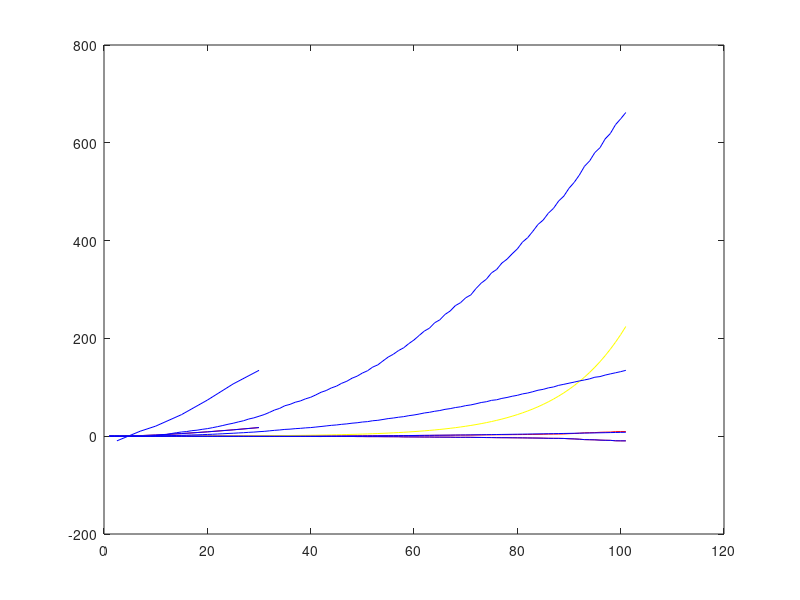

MATLAB code for this plot:
Fd1 = inline('a*x+b', 'x', 'a', 'b');
Fd2 = inline('a*x.^2+b*x+c', 'x', 'a', 'b', 'c');
Fd3 = inline('a*x.^3+b*x.^2+c*x+d', 'x', 'a', 'b', 'c', 'd');

Y00 = [0.0 0.0 0.0 0.0 0.0 0.0 0.0 0.0 0.0 0.0 0.0 0.0 0.0 0.0 0.0 0.0 0.0 0.0 0.0 0.0 0.0 0.0 0.0 0.0 0.0 0.0 0.0 0.0 0.0 0.0 0.0 0.0 0.0 0.0 0.0 0.0 0.0 0.0 0.0 0.0 0.0 0.0 0.0 0.0 0.0 0.0 0.0 0.0 0.0 0.0 0.0 0.0 0.0 0.0 0.0 0.0 0.0 0.0 0.0 0.0 0.0 0.0 0.0 0.0 0.0 0.0 0.0 0.0 0.0 0.0 0.0 0.0 0.0 0.0 0.0 0.0 0.0 0.0 0.0 0.0 0.0 0.0 0.0 0.0 0.0 0.0 0.0 0.0 0.0 0.0 0.0 0.0 0.0 0.0 0.0 0.0 0.0 0.0 0.0 0.0 0.0];
Y07 = [0.0 0.0 0.0 0.0 0.0 0.0 0.0 0.0 0.0 0.0 0.0 0.11 0.11 0.15 0.19 0.19 0.22 0.22 0.26 0.26 0.3 0.34 0.38 0.41 0.45 0.49 0.53 0.57 0.6 0.64 0.72 0.76 0.83 0.91 0.98 1.02 1.1 1.14 1.21 1.25 1.33 1.4 1.44 1.52 1.59 1.67 1.74 1.86 1.9 2.01 2.09 2.2 2.28 2.39 2.5 2.58 2.69 2.81 2.92 3.04 3.19 3.34 3.42 3.57 3.68 3.83 3.95 4.1 4.21 4.4 4.52 4.67 4.86 4.97 5.16 5.28 5.51 5.62 5.81 5.92 6.15 6.27 6.49 6.72 6.87 7.06 7.22 7.48 7.63 7.86 8.05 8.28 8.55 8.7 8.93 9.12 9.38 9.53 9.76 9.95 10.18];
Y10 = [0.0 0.0 0.0 0.0 0.0 0.0 0.0 0.0 0.0 0.0 0.0 0.11 0.19 0.22 0.26 0.3 0.38 0.41 0.45 0.49 0.57 0.64 0.72 0.79 0.83 0.95 0.98 1.1 1.17 1.29 1.4 1.52 1.67 1.78 1.93 2.05 2.16 2.24 2.39 2.47 2.62 2.77 2.92 3.07 3.19 3.38 3.49 3.68 3.8 4.02 4.14 4.4 4.52 4.78 5.05 5.2 5.43 5.58 5.89 6.08 6.38 6.65 6.84 7.18 7.41 7.67 7.9 8.24 8.47 8.77 9.04 9.38 9.72 9.95 10.33 10.56 10.98 11.21 11.59 11.85 12.27 12.54 12.95 13.41 13.68 14.13 14.44 14.89 15.2 15.65 16.03 16.49 16.98 17.36 17.82 18.16 18.69 19.03 19.49 19.87 20.6];
Y15 = [0.0 0.0 0.0 0.0 0.0 0.0 0.0 0.0 0.0 0.11 0.15 0.22 0.38 0.45 0.57 0.64 0.76 0.83 0.95 1.06 1.21 1.36 1.48 1.67 1.78 1.97 2.16 2.39 2.54 2.77 2.96 3.26 3.57 3.83 4.18 4.33 4.59 4.82 5.13 5.32 5.66 6.0 6.19 6.53 6.8 7.18 7.48 7.86 8.17 8.58 8.89 9.38 9.65 10.18 10.75 11.05 11.55 11.93 12.54 12.92 13.56 14.17 14.59 15.27 15.69 16.34 16.83 17.55 17.97 18.69 19.15 19.91 21.0 21.5 22.4 22.9 23.7 24.3 25.1 25.6 26.5 27.1 28.0 28.9 29.6 30.6 31.2 32.2 32.9 33.9 34.7 35.7 36.7 37.6 38.7 39.5 40.6 41.3 42.4 43.2 44.1];
Y20 = [0.0 0.0 0.0 0.0 0.0 0.0 0.0 0.0 0.0 0.19 0.22 0.38 0.6 0.79 0.95 1.06 1.29 1.4 1.63 1.78 2.01 2.28 2.5 2.81 3.04 3.34 3.61 3.99 4.25 4.67 5.05 5.51 6.08 6.42 7.03 7.29 7.79 8.09 8.58 8.93 9.5 10.07 10.48 11.09 11.43 12.12 12.57 13.26 13.71 14.44 14.97 15.8 16.22 17.13 17.97 18.62 19.41 20.4 21.4 22.1 23.1 24.3 24.9 26.1 26.9 28.1 28.9 30.1 30.9 32.0 32.8 34.1 35.3 36.3 37.6 38.4 39.9 40.8 42.1 43.1 44.6 45.6 47.0 48.6 49.7 51.3 52.3 54.0 55.2 56.8 58.2 59.9 61.8 63.0 64.7 66.0 67.9 69.1 71.0 72.3 73.8];
Y25 = [0.0 0.0 0.0 0.0 0.0 0.0 0.0 0.0 0.11 0.26 0.3 0.57 0.87 1.14 1.4 1.55 1.9 2.05 2.35 2.66 3.0 3.38 3.68 4.14 4.48 4.94 5.32 5.89 6.3 6.91 7.41 8.13 8.96 9.53 10.33 10.83 11.51 11.97 12.65 13.11 13.98 14.82 15.31 16.26 16.87 17.82 18.43 19.41 20.4 21.5 22.2 23.5 24.2 25.5 26.9 27.7 28.9 29.9 31.3 32.4 33.9 35.5 36.5 38.2 39.3 41.0 42.1 44.0 45.1 46.8 48.0 49.7 51.6 52.8 54.9 55.9 58.0 59.3 61.3 62.7 64.9 66.3 68.5 70.8 72.2 74.6 76.2 78.5 80.2 82.7 84.7 87.2 89.7 91.6 94.2 95.8 98.3 100.3 103.0 104.7 106.9];
Y30 = [0.0 0.0 0.0 0.0 0.0 0.0 0.0 0.0 0.11 0.3 0.41 0.72 1.17 1.52 1.86 2.09 2.54 2.77 3.19 3.57 3.99 4.52 5.01 5.58 6.04 6.68 7.18 7.9 8.43 9.27 9.91 10.94 11.97 12.76 13.9 14.44 15.42 16.07 17.02 17.63 18.73 19.83 21.0 22.2 23.0 24.3 25.2 26.6 27.5 29.0 29.8 31.6 32.5 34.2 36.0 37.2 38.8 40.0 42.0 43.4 45.3 47.5 48.9 51.0 52.5 54.9 56.4 58.6 60.1 62.5 64.0 66.3 68.9 70.5 73.3 74.5 77.3 79.2 81.7 83.6 86.5 88.3 91.0 94.0 95.8 98.8 100.7 104.0 106.1 108.4 110.6 113.0 115.0 117.3 120.6 121.9 125.0 127.4 129.7 132.0 134.7];
Y15OnScreen = [0.0 0.11 0.11 0.11 0.11 0.11 0.11 0.19 0.41 1.36 1.82 3.23 5.39 7.1 8.58 9.53 11.32 12.27 14.06 15.46 17.44 19.57 21.9 24.4 26.5 29.2 31.6 35.1 37.5 40.8 44.2 48.6 53.5 56.9 62.3 65.1 69.4 72.1 76.4 79.6 84.5 89.8 93.4 98.7 102.4 108.2 112.4 118.6 122.8 129.1 133.8 141.3 145.9 154.0 161.8 167.6 175.1 180.8 189.4 196.8 206.0 215.0 221.0 232.0 238.0 249.0 256.0 267.0 273.0 283.0 289.0 302.0 313.0 321.0 334.0 341.0 354.0 362.0 373.0 383.0 397.0 406.0 419.0 433.0 442.0 456.0 466.0 481.0 491.0 507.0 519.0 534.0 552.0 563.0 580.0 590.0 608.0 619.0 637.0 649.0 662.0];

n = size(Y07);
V = [Y07(:), Y10(:), Y15(:), Y20(:), Y25(:), Y30(:)];

T1 = [7 10 15 20 25 30];
for i = 1:n(2)
  X(i, :) = T1(:);
end

C2 = zeros(n(2), 3);
for i = 1:n(2)
  X1 = X(i,:);
  Y1 = V(i,:);
  C2(i, :) = polyfit(X1,Y1, 2);
end

Y025 = Fd2(2.5, C2(:, 1), C2(:, 2), C2(:, 3));
X2 = 1:1:101;
X2 = X2';
c1 = polyfit(X2(10:101), log(abs(Y025(10:101))), 1);
c2 = polyfit(X2, abs(Y025), 2);
c3 = polyfit(X2, abs(Y025), 3);
Y0251 = exp(Fd1(X2, c1(:, 1), c1(:, 2)));
Y0252 = Fd2(X2, c2(:, 1), c2(:, 2), c2(:, 3));
Y0253 = Fd3(X2, c3(:, 1), c3(:, 2), c3(:, 3), c3(:, 4));
vMin = min(abs(Y0251), min(abs(Y025), abs(Y0252)));
%cf = polyfit(X2(10:101), log(vMin((10:101))), 1);
cf = polyfit(X2(10:101), vMin((10:101)), 1);
Y025f = exp(Fd1(X2, cf(:, 1), cf(:, 2)));

X1 = [2.5, 7 10 15 20 25 30];
Y1 = [Y025(14), Y07(14), Y10(14), Y15(14), Y20(14), Y25(14), Y30(14)];
plot(X1, Y1);

plot(X1, Fd2(X1, C2(101, 1), C2(101, 2), C2(101, 3)));

i = 40;
Y1 = [Y025(i), Y07(i), Y10(i), Y15(i), Y20(i), Y25(i), Y30(i)];
%{
Y2 = [Y07(i), Y10(i), Y15(i), Y20(i), Y25(i), Y30(i)];
plot(T1, Y2, 'color','r'); hold on;
plot(T1, Fd2(T1, C2(i, 1), C2(i, 2), C2(i, 3)), 'color','b');
%}

plot(X1, Y1, 'color','r'); hold on;
plot(X1, Fd2(X1, C2(i, 1), C2(i, 2), C2(i, 3)), 'color','b');

i = 101; 
Y1 = [Y025(i), Y07(i), Y10(i), Y15(i), Y20(i), Y25(i), Y30(i)];
plot(X1, Y1, 'color','b'); hold on;
plot(X2, Y025, 'color','r');

plot(X2, abs(Y025), 'color','r'); hold on;

plot(X2, Y025f, 'color','y');

plot(X2, Y0252, 'color','b');
plot(X2, Y025, 'color','b');


plot(X2, Y30, 'color','b'); hold on
plot(X2, Y15OnScreen, 'color','b');




